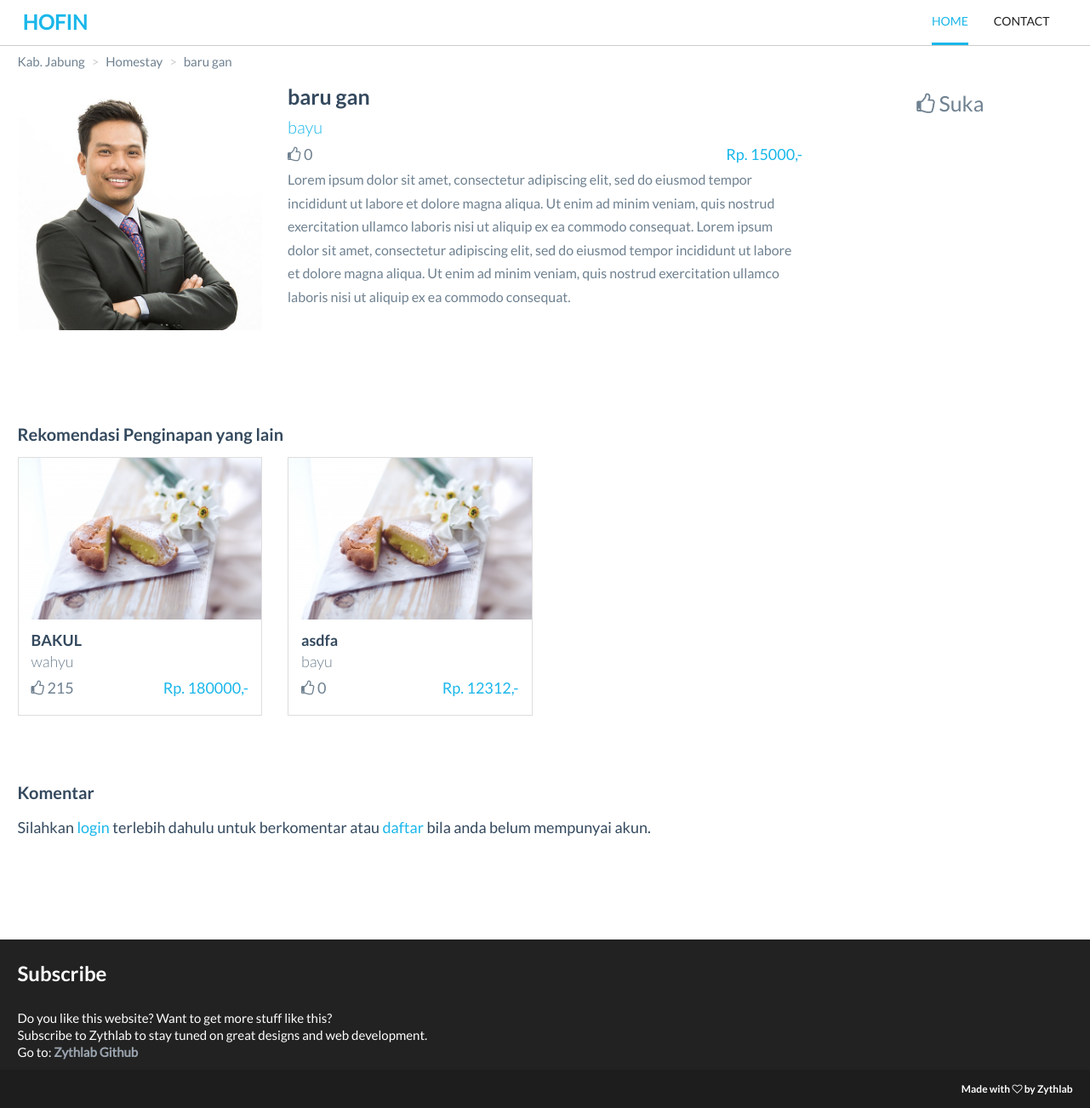
The page /penginapan/detailPenginapan/3 on the database its author committed.
### tables this page shows
CREATE TABLE IF NOT EXISTS `m_penginapan` (
  `id_penginapan` int(11) NOT NULL,
  `id_pengguna` int(11) NOT NULL,
  `rating` int(11) NOT NULL,
  `nama_penginapan` varchar(100) NOT NULL,
  `alamat` varchar(100) NOT NULL,
  `daerah` varchar(100) NOT NULL,
  `harga` int(11) NOT NULL,
  `deskripsi` text NOT NULL,
  `kategori` varchar(50) NOT NULL,
  `foto` varchar(100) NOT NULL
);

CREATE TABLE IF NOT EXISTS `m_pengguna` (
  `id_pengguna` int(11) NOT NULL,
  `nama` varchar(50) NOT NULL,
  `username` varchar(50) NOT NULL,
  `password` varchar(100) NOT NULL,
  `role` int(11) NOT NULL
);

### application/controllers/Penginapan.php (called while the page is built, shortened)
<?php
class Penginapan extends CI_Controller {
	public function detailPenginapan(){
		$id_penginapan = $this->uri->segment(3);
		$id_pengguna = $this->session->userdata('id');
		$data['penginapan'] = $this->Mpenginapan->detailPenginapan($id_penginapan);
		$kategori = $this->Mpenginapan->getKategoriRekomendasi($id_penginapan);
		$data['rekomendasi'] = $this->Mpenginapan->getRekomendasi($kategori,$id_penginapan);
		$data['komentar'] = $this->Mkomentar->getKomentar($id_penginapan);
		$data['suka'] = $this->Mrating->getNilai($id_penginapan,$id_pengguna);
		$data['content'] = $this->load->view('VDetailPenginapan', $data, true);
		$this->load->view('template2', $data);
	}
}

### index.php (called while the page is built, shortened)
<?php
require_once BASEPATH.'core/CodeIgniter.php';

### application/models/Mpenginapan.php (called while the page is built, shortened)
<?php if (!defined('BASEPATH')) exit('No direct script access allowed');
class Mpenginapan extends CI_Model
{
	public function detailPenginapan($id){
		$this->db->from('m_pengguna');
		$this->db->join('m_penginapan', 'm_pengguna.id_pengguna = m_penginapan.id_pengguna');
		$this->db->where('id_penginapan',$id);
		$query = $this->db->get();
		return $query->result();
	}
	public function getKategoriRekomendasi($id){
		$this->db->from('m_pengguna');
		$this->db->join('m_penginapan', 'm_pengguna.id_pengguna = m_penginapan.id_pengguna');
		$this->db->where('id_penginapan',$id);
		$query = $this->db->get();
		foreach ($query->result() as $row)
		{
			$kategori = $row->kategori;
		}
		return $kategori;
	}
	public function getRekomendasi($kategori,$id){
		$this->db->from('m_pengguna');
		$this->db->join('m_penginapan', 'm_pengguna.id_pengguna = m_penginapan.id_pengguna');
		$this->db->where('kategori',$kategori);
		$this->db->where('id_penginapan !=', $id);
		$this->db->limit('4');
		$query = $this->db->get();
		return $query->result();
	}
}

### application/views/VDetailPenginapan.php (the view, shortened to what this page needs)
<section class="content">
  <?php foreach($penginapan as $penginapan){ ?>
  <div class="container">
    <ol class="breadcrumb">
      <li><a href="<?php echo base_url('penginapan/cariPenginapan?daerah='.$penginapan->daerah.'')?>" class="link"><?php echo $penginapan->daerah ?></a></li>
      <li><a class="link"><?php echo $penginapan->kategori ?></a></li>
      <li><a class="link"><?php echo $penginapan->nama_penginapan ?></a></li>
    </ol>
    <div class="content-body">
      <div class="row">
        <div class="col-md-3">
          <div class="content-img">
            <img src="img/content/2.jpg" class="img-responsive">
          </div>
        </div>
        <div class="col-md-6">
          <div class="content-detail">
            <h3 class="title"><?= $penginapan->nama_penginapan ?></h3>
            <p class="menu-owner"><?= $penginapan->nama ?></p>
            <div class="menu-type"><i class="fa fa-thumbs-o-up" aria-hidden="true"></i> <?= $penginapan->rating ?></div>
            <span class="menu-price">Rp. <?= $penginapan->harga ?>,-</span>
            <p class="description"><?= $penginapan->deskripsi ?></p>
          </div>
        </div>
        <div class="col-md-3">
          <div class="menu-information">
            <?php if ($this->session->userdata('nama') != $penginapan->nama ) { ?>
                <?php if(!$suka) { ?>
              <a href="<?php echo base_url('penginapan/setNilai/1/'.$penginapan->id_penginapan.'') ?>"><i class="fa fa-thumbs-o-up" aria-hidden="true"></i> Suka</a>
              <?php } else { ?>
              <a href="<?php echo base_url('penginapan/setNilai/2/'.$penginapan->id_penginapan.'') ?>"><i class="fa fa-thumbs-o-down" aria-hidden="true"></i> Tidak Suka</a>
            <?php }
            } ?>
          </div>
        </div>
      </div>
    </div>
  </div>
  <?php }
  $id_penginapan = $penginapan->id_penginapan; ?>
</section>
<section class="owner-recomendation">
  <div class="container">
    <h2 class="recomendation-heading">Rekomendasi Penginapan yang lain</h2>
    <div class="row">
      <?php foreach ($rekomendasi as $rekomendasi) { ?>
      <div class="col-md-3">
        <div class="box">
          <a href="<?= base_url('penginapan/detailPenginapan/')?><?= $rekomendasi->id_penginapan?>">
            <span class="box-image">
              <img src="img/content/1.jpg" class="img-responsive">
            </span>
            <div class="box-description">
              <h4 class="menu-title"><?= $rekomendasi->nama_penginapan ?></h4>
              <p class="menu-owner"><?= $rekomendasi->nama ?></p>
              <div class="menu-type"><i class="fa fa-thumbs-o-up" aria-hidden="true"></i> <?= $rekomendasi->rating ?></div>
              <div class="menu-price">Rp. <?=$rekomendasi->harga ?>,-</div>
            </div>
          </a>
        </div>
      </div>
      <?php } ?>
    </div>
  </div>
</section>
<section class="comment">
  <div class="container">
    <h2 class="recomendation-heading">Komentar</h2>
    <div class="row">
      <div class="col-md-9">
      <?php if ($this->session->userdata('nama')) {?>
        <?php echo form_open('penginapan/setKomentar')?>
        <input type="hidden" name="id_penginapan" value="<?php echo $id_penginapan ?>">
        <div class="form-group">
          <textarea name="komentar" rows="5" class="form-control" placeholder="komentar anda ..."></textarea>
        </div>
        <div class="pull-right">
          <button class="btn btn-red">Komentar</button>
        </div>
        <?php echo form_close() ?>
        <?php } else { ?>
        <p>Silahkan <a href="<?= base_url('pengguna') ?>" class="link-blue">login</a> terlebih dahulu untuk berkomentar atau <a href="<?= base_url('pengguna') ?>" class="link-blue">daftar</a> bila anda belum mempunyai akun.</p>
        <?php } ?>
      </div>
    </div>
  </div>
</section>

### rows shown on the page
m_penginapan: daerah "Kab. Jabung", kategori "Homestay", nama_penginapan "baru gan", id_pengguna.nama "bayu", rating "0", harga "15000", deskripsi "Lorem ipsum dolor sit amet, consectetur adipiscing elit, sed do eiusmod tempor incididunt ut labore et dolore magna aliqua. Ut enim ad minim veniam, quis nostrud exercitation ullamco laboris nisi ut aliquip ex ea commodo consequat. Lorem ipsum dolor sit amet, consectetur adipiscing elit, sed do eiusmod tempor incididunt ut labore et dolore magna aliqua. Ut enim ad minim veniam, quis nostrud exercitation ullamco laboris nisi ut aliquip ex ea commodo consequat."
m_penginapan: nama_penginapan "BAKUL", id_pengguna.nama "wahyu", rating "215", harga "180000"
m_penginapan: nama_penginapan "asdfa", id_pengguna.nama "bayu", rating "0", harga "12312"
